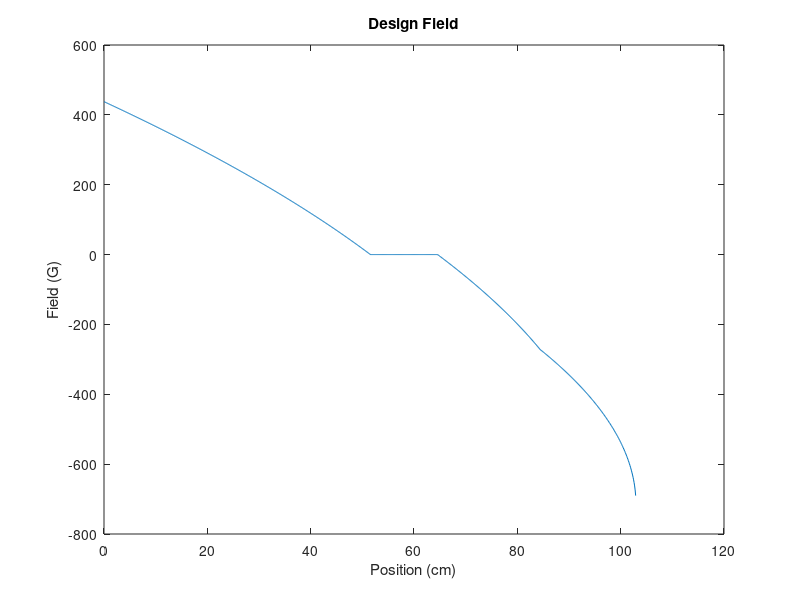

The MATLAB script that drew this image: (Note: this script raises an error after producing the figure.)
%
% Zeeman slower design calculator
% for Bec2 New Machine.
% Aviv Keshet, adapted from Peyman Ahmadi
%

%% Initialization and constants


clear
%----------------length segment-------------------------------
Delta = 0.1;
Epsilon = 0.01;
%--------------------------------------------------------------
%--------------------Slower Segments--------------------------
% 1 = Decreasing field coil
% 2 = Increasing field coil
% 3 = second part of increasing field coil
% 4 = compensation coil
%----------------Constants-------------------------------------
cm = 1;
mm = 0.1*cm;
inch = 2.54*cm;
mu0 = 4*pi/10;                    %In Gauss-cm/Amp
hbar=1.055*10^(-34);              %J.s

%----------------Coil properties-------------------------------
wire_thickness = (0.1424)*inch;         %new coil dimension in cm
wire_id = wire_thickness - 2*.032*inch;  %Inner diameter of the copper wire
wire_od = wire_thickness;                %Outer diameter of the copper wire
tube_OD = 2.54*cm;                     %Outer diameter
resistivity101 = 1.7*10^-6;       %square tubing
resistivity122 = 2.03*10^-6;      %round tubing
%--------------------------------------------------------------

%------------Atomic Na properties---------------------------------
Lambda = 589*10^(-9);            %Laser light wavelength (m)
mass = 3.82*10^(-26);            %Na mass (Kg)
Gamma = (2*pi)*9.7*10^6;          %Na linewidth (Hz)
vmax=950;                        %Max velocity for oven T of 553 K, m/s
S = 1.5; %Isat = 6.26 mW/cm^2, I = 9.6...
%--------------------------------------------------------------

%------------Atomic Rb properties---------------------------------
%Lambda = 780*10^(-9);            %Laser light wavelength (m)
%mass = (87/23)*3.82*10^(-26);            %Na mass (Kg)
%Gamma = (2*pi)*6*10^6;          %Na linewidth (Hz)
%--------------------------------------------------------------

% H= Mu. B where Mu= e g S /(2 m_e). For Na S for the last electron is
% hbar/2. g for an electron is 2. so Mu becomes, Mu= e hbar/(2 m_e)= Bohr
% Magneton.

Mu = 1.4*10^6;                   %Borh Magneton/h 

%In all of the equations Bohr magneton/hbar appears. So I think Mu should
%be multiplied by a factor of 2*pi. Check it regorously:
%A factor of 1/(2*pi) goes into delta to convert it to a frequency
%A factor of 1/(2*pi) goes into k to make kbar = h/Lambda


%% Desired field

% The zeeman slower is split into several pieces
% 1) a decreasing field slower which starts at some initial field and
% comes down to zero field
% 2) a zero-field "spin flip" region, where the bellows are located
% 3) a increasing field region with the same initial acceleration
% 4) a increasing field region at a lower acceleration


% 1
% * Decreasing field section*
% Theoretical curve (design for a = f*amax)
f = 0.6;
amax = (hbar*(2*pi)/Lambda)/mass*(Gamma/2);    % Maximum acceleration in the slower
detuning = -1000*10^6;                         %Cooling light detuning (negetiv sign is absorbed in B-field Eq)   
Bzero = (detuning+vmax/Lambda)/Mu; %=720.0     %Initial magnetic field at the entrance of the slower     
Bfinal = detuning/Mu;                    %B-field at the end of the slower

% Slower length (not including 0-field gap region (bellows)
len = vmax^2/(2*f*amax);                 %Slower length (m).
len = 100*len;                           %Slower length in cm

%Defining the length variable
z1=0:Delta:len;
Bideal1 =(Bzero - Bfinal)*sqrt(1 - z1./len) + Bfinal;   %B-field Gauss

iDecreasingFieldSection = find(Bideal1>0);
DecreasingFieldSection = Bideal1(iDecreasingFieldSection);

%length(zDecreasingFieldSection)*Delta

% 2
% * Spin flip section *
% (field = zero for some length)

spinFlipLength = 13; %cm
SpinFlipFieldSection=zeros(spinFlipLength/Delta,1);


% 3
% fast increasing section
fastIncreasingLength=20; %cm

iFastIncreasingField = find(Bideal1<0);
iFastIncreasingFieldSection=iFastIncreasingField(1:fastIncreasingLength/Delta);
FastIncreasingFieldSection=Bideal1(iFastIncreasingFieldSection);

% 4 
% slow increasing field section


% Theoretical curve, but designed for a lower acceleration. 
f = 0.4;
amax = (hbar*(2*pi)/Lambda)/mass*(Gamma/2);    % Maximum acceleration in the slower
detuning = -1000*10^6;                         %Cooling light detuning (negetiv sign is absorbed in B-field Eq)   
Bzero = (detuning+vmax/Lambda)/Mu; %=720.0     %Initial magnetic field at the entrance of the slower     
Bfinal = detuning/Mu;                    %B-field at the end of the slower
% Slower length (not including 0-field gap region (bellows)
len = vmax^2/(2*f*amax);                 %Slower length (m).
len = 100*len;                           %Slower length in cm

%Defining the length variable
z1=0:Delta:len;
Bideal2 =(Bzero - Bfinal)*sqrt(1 - z1./len) + Bfinal;   %B-field Gauss


lastvalue = FastIncreasingFieldSection(length(FastIncreasingFieldSection));
iSlowIncreasingFieldSection = find(Bideal2<lastvalue);

SlowIncreasingFieldSection=Bideal2(iSlowIncreasingFieldSection);



DesignFieldProfile=[DecreasingFieldSection(:); SpinFlipFieldSection(:); FastIncreasingFieldSection(:); SlowIncreasingFieldSection(:)];
z=0:length(DesignFieldProfile)-1;
z=Delta*z;
plot(z, DesignFieldProfile);
title('Design Field');
xlabel('Position (cm)');
ylabel('Field (G)');



%% Achieved field
AchievedFieldProfile=0;

%Coil A
TurnsA = [132,119, 104, 89, 73, 56, 39, 21, 11, 11, 0, 0]; %Peyman's optimized-by-hand slower design
currentA=15;

for i=1:length(TurnsA)
    AchievedFieldProfile=AchievedFieldProfile+bfield1(z, currentA, tube_OD + (1+2*i)*wire_thickness, 0, TurnsA(i), wire_thickness);
end

%Coil B
%This design uses a few turns of "double-spaced coils".
TurnsB=[76, 54, 40, 22, 7, 6];
WeakTurnsB=[7,5];
currentB=-33.9;
positionB = 100;

for i=1:length(TurnsB)
    AchievedFieldProfile=AchievedFieldProfile + bfield1(z, currentB, tube_OD + (2*i+1) * wire_thickness, positionB, TurnsB(i), -wire_thickness);
end

for i=1:length(WeakTurnsB)
    AchievedFieldProfile=AchievedFieldProfile + bfield1(z, currentB, tube_OD + (2*i + 1) * wire_thickness, positionB - TurnsB(i)*wire_thickness, WeakTurnsB(i), -2*wire_thickness);
end

figure(1)
plot (z, AchievedFieldProfile, z, DesignFieldProfile);
figure(2)
plot (z, AchievedFieldProfile-transpose(DesignFieldProfile));
